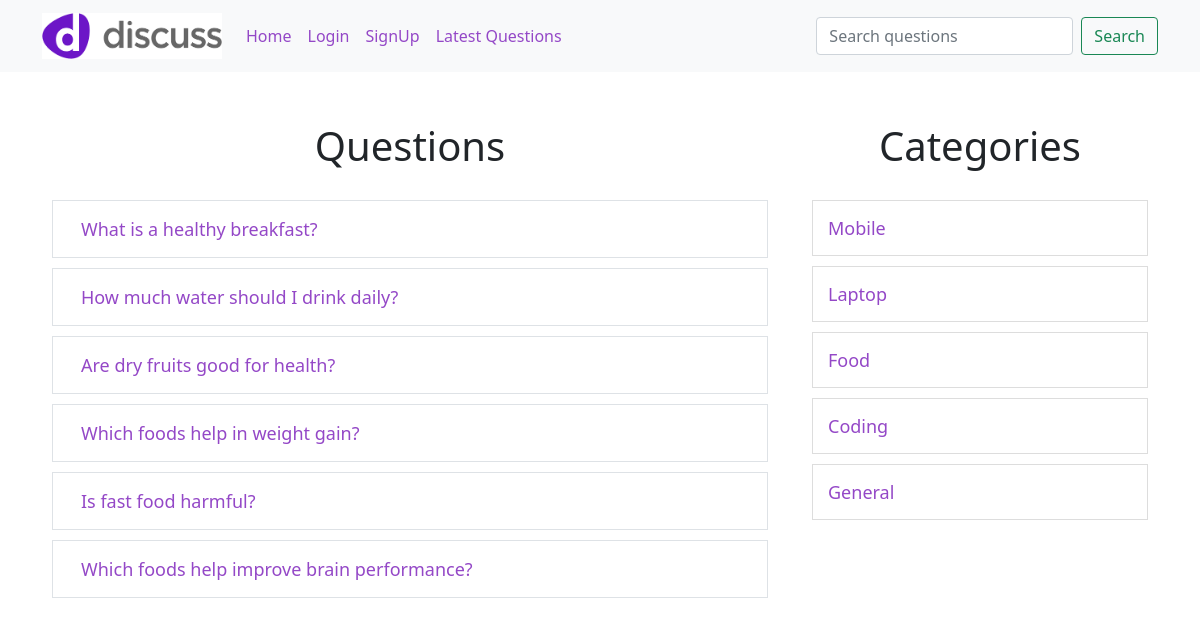
/discuss/index.php?category_id=3, run on the app's committed database.
### tables this page shows
CREATE TABLE `questions` (
  `id` int(11) NOT NULL,
  `title` varchar(255) NOT NULL,
  `description` text NOT NULL,
  `category_id` int(11) NOT NULL,
  `user_id` int(11) NOT NULL
);

CREATE TABLE `category` (
  `id` int(11) NOT NULL,
  `name` varchar(100) NOT NULL
);

### discuss/client/questions.php (the view)
<div class="container">
    <div class="row">
        <div class="col-8">
            <h1 class="text-center">Questions</h1>
            <?php
            $user_id = null;
            include("./common/db.php");
            if (isset($_GET['category_id'])) {
                $category_id = $_GET['category_id'];
                $stmt = $conn->prepare("SELECT * FROM questions WHERE category_id = ?");
                $stmt->bind_param("i", $category_id);
            } else if (isset($_GET['user_id'])) {
                $user_id = $_GET['user_id'];
                $stmt = $conn->prepare("SELECT * FROM questions WHERE user_id = ? ");
                $stmt->bind_param("i", $user_id);
            } else if (isset($_GET['latest'])) {
                $stmt = $conn->prepare("SELECT * FROM questions ORDER BY id DESC");
            } else if (isset($_GET['search'])) {
                $search = $_GET['search'];
                $searchQuestion = "%$search%";
                $stmt = $conn->prepare("SELECT * FROM questions WHERE title LIKE ?");
                $stmt->bind_param("s", $searchQuestion);
            } else {
                $stmt = $conn->prepare("SELECT * FROM questions");
            }
            $stmt->execute();
            $result = $stmt->get_result();
            foreach ($result as $row) {
                $title = $row['title'];
                $id = $row['id'];
                echo "
                        <div class='row question-list border p-3 mb-2 '>
                            <div class='d-flex justify-content-between align-items-center'>
                                <h5 class='m-0'>
                                    <a class='text-decoration-none' href='?question_id=$id'>
                                        $title
                                    </a>
                                </h5>
                                ".($user_id ? "
                                    <a
                                        href='./server/requests.php?delete=$id'
                                        class='btn btn-danger btn-sm text-white'
                                    >
                                        DELETE
                                    </a>
                                " : "")."
                            </div>
                        </div>
                    ";
            }
            ?>
        </div>
        <div class="col-4">
            <?php
            include("categorylist.php");
            ?>
        </div>
    </div>
</div>

### discuss/client/categorylist.php
<div>
    <h1 class="text-center">Categories</h1>
    <?php
    include("./common/db.php");
    $stmt = $conn->prepare("SELECT * FROM category");
    $stmt->execute();
    $result = $stmt->get_result();
    foreach($result as $row){
        $name = ucfirst($row['name']);
        $id = $row['id'];
        echo "<div class='row question-list'>
                    <h5><a href='?category_id=$id'>$name</a></h5>
             </div>";
    }
    ?>
</div>

### discuss/public/style.css (style rules this page uses)
a { color: rgb(148, 72, 199) !important; }
.text-center { text-align: center; margin-top: 50px; margin-bottom: 30px; }
.question-list { border: 1px solid #ddd; padding: 15px; margin: 10px; }
.question-list h5 { margin: 0; padding: 0; }
.question-list a, .question-title { text-decoration: none; font-size: 18px; color: #9448c7; }

### data on the page
questions: title "What is a healthy breakfast?"
questions: title "How much water should I drink daily?"
questions: title "Are dry fruits good for health?"
questions: title "Which foods help in weight gain?"
questions: title "Is fast food harmful?"
questions: title "Which foods help improve brain performance?"
category: name "Mobile"
category: name "Laptop"
category: name "Food"
category: name "Coding"
category: name "General"
